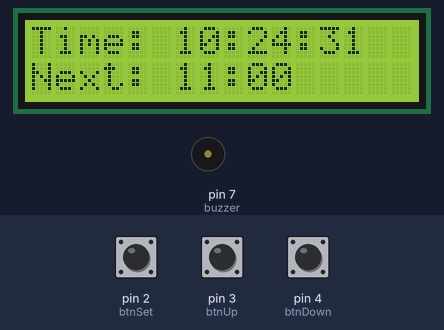
This sketch was run on a simulated Arduino Uno, built with avr-gcc and run on an emulated ATmega328P. On the bench: 16×2 character LCD, buzzer (waves = sounding, pin HIGH). The test bench sets the inputs (shaded band); at power-on: pin 2 (btnSet) HIGH, pin 3 (btnUp) HIGH, pin 4 (btnDown) HIGH. The local clock reads 2024-03-15 10:24:30 at power-on unless the sketch sets it; EEPROM starts erased.

Above: at 1.2 s.
1.3 s: pin 2 (btnSet) pulled LOW for 0.15 s
At 2.4 s:
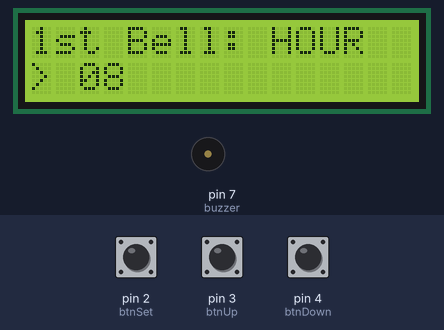
3.1 s: pin 2 (btnSet) pulled LOW for 1 s
At 5.1 s:
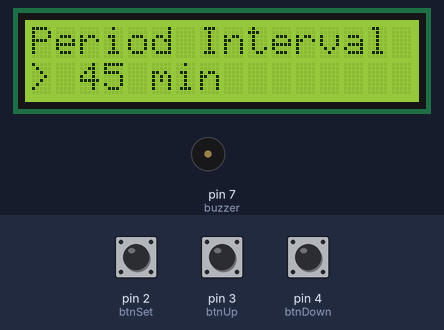
5.9 s: pin 3 (btnUp) pulled LOW for 1 s
At 7.5 s:
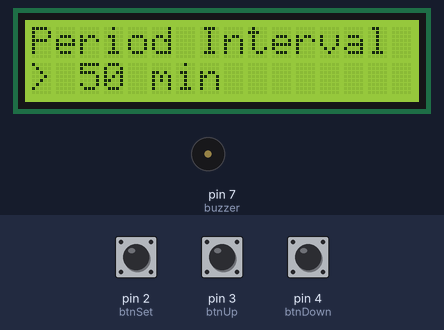
8.4 s: pin 4 (btnDown) pulled LOW for 3.2 s
At 12.1 s:
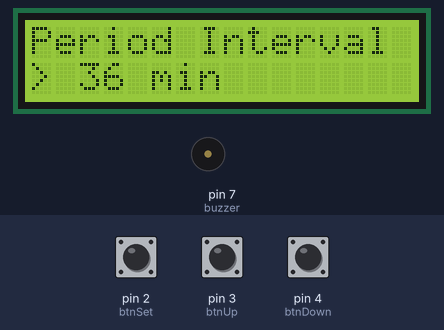
13.1 s: pin 4 (btnDown) pulled LOW for 0.15 s
At 13.8 s:
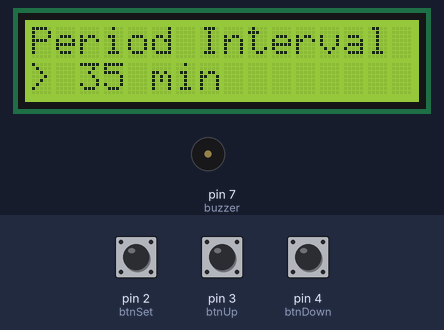
14.8 s: pin 2 (btnSet) driven LOW and pin 3 (btnUp) driven LOW
At 15.79 s:
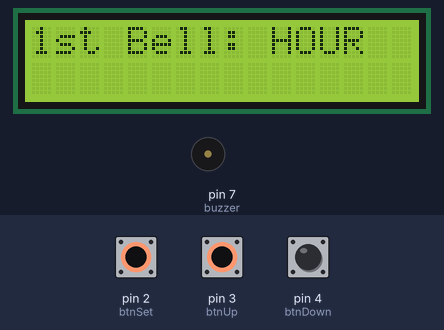
Timing chart, 0 to 17.8 s (numbered marks = the images above; inputs shaded):
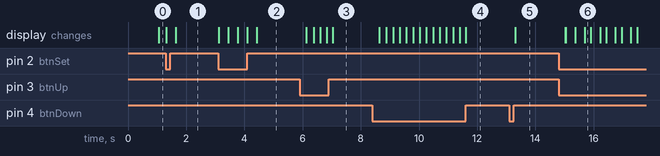

The sketch:

classroom_bell-2.ino
```cpp
#include <Wire.h>
#include <RTClib.h>
#include <LiquidCrystal_I2C.h>
#include <EEPROM.h>

LiquidCrystal_I2C lcd(0x27, 16, 2);
RTC_DS3231 rtc;

const int btnSet  = 2;   // Switch 2: SET / next setting
const int btnUp   = 3;   // Switch 1: increase (wired to pin 3)
const int btnDown = 4;   // Switch 3: decrease (wired to pin 4)
const int buzzer  = 7;

// Settings (stored in EEPROM)
int firstHour = 8,  firstMin = 0;    // 1st bell
int lastHour  = 16, lastMin  = 0;    // last bell
int interval  = 45;                  // minutes between bells

// 0 = clock, 1 = first hour, 2 = first min, 3 = last hour, 4 = last min, 5 = interval
int setMode = 0;

void setup() {
  pinMode(btnSet, INPUT_PULLUP);
  pinMode(btnUp, INPUT_PULLUP);
  pinMode(btnDown, INPUT_PULLUP);
  pinMode(buzzer, OUTPUT);
  digitalWrite(buzzer, LOW);

  lcd.init();
  lcd.backlight();

  if (!rtc.begin()) {
    lcd.print("RTC Not Found!");
    while (1);
  }

  // To set time: uncomment, upload, then comment again and re-upload.
  // rtc.adjust(DateTime(F(__DATE__), F(__TIME__)));

  loadSettings();
}

void loop() {
  DateTime now = rtc.now();

  // SET button: go to next setting
  if (digitalRead(btnSet) == LOW) {
    setMode++;
    if (setMode > 5) {          // finished all settings -> save, back to clock
      setMode = 0;
      saveSettings();
    }
    lcd.clear();
    delay(300);
  }

  switch (setMode) {
    case 1:
      lcd.setCursor(0, 0); lcd.print("1st Bell: HOUR  ");
      adjust(firstHour, 24);
      showValue(firstHour);
      break;
    case 2:
      lcd.setCursor(0, 0); lcd.print("1st Bell: MIN   ");
      adjust(firstMin, 60);
      showValue(firstMin);
      break;
    case 3:
      lcd.setCursor(0, 0); lcd.print("Last Bell: HOUR ");
      adjust(lastHour, 24);
      showValue(lastHour);
      break;
    case 4:
      lcd.setCursor(0, 0); lcd.print("Last Bell: MIN  ");
      adjust(lastMin, 60);
      showValue(lastMin);
      break;
    case 5:
      lcd.setCursor(0, 0); lcd.print("Period Interval ");
      adjustInterval();
      lcd.setCursor(0, 1); lcd.print("> "); lcd.print(interval); lcd.print(" min    ");
      break;
    default:
      displayClock(now);
      checkBell(now);
      break;
  }
}

// ---------- Helpers ----------
void adjust(int &value, int range) {
  if (digitalRead(btnUp) == LOW)   { value = (value + 1) % range; delay(200); }
  if (digitalRead(btnDown) == LOW) { value = (value + range - 1) % range; delay(200); }
}

void adjustInterval() {
  if (digitalRead(btnUp) == LOW)   { if (interval < 180) interval++; delay(200); }
  if (digitalRead(btnDown) == LOW) { if (interval > 1)   interval--; delay(200); }
}

void showValue(int v) {
  lcd.setCursor(0, 1); lcd.print("> ");
  if (v < 10) lcd.print('0');
  lcd.print(v); lcd.print("      ");
}

void print2(int v) {
  if (v < 10) lcd.print('0');
  lcd.print(v);
}

void displayClock(DateTime now) {
  // Line 1: current time
  lcd.setCursor(0, 0);
  lcd.print("Time: ");
  print2(now.hour()); lcd.print(':');
  print2(now.minute()); lcd.print(':');
  print2(now.second());
  lcd.print("  ");

  // Line 2: next bell (hidden while ringing)
  if (isRinging(now)) return;
  int next = nextBell(now.hour() * 60 + now.minute());
  lcd.setCursor(0, 1);
  lcd.print("Next: ");
  print2(next / 60); lcd.print(':'); print2(next % 60);
  lcd.print("     ");
}

bool isRinging(DateTime now) {
  int first = firstHour * 60 + firstMin;
  int last  = lastHour * 60 + lastMin;
  int nowMin = now.hour() * 60 + now.minute();
  return (nowMin >= first && nowMin <= last &&
          (nowMin - first) % interval == 0 &&
          now.second() < 10);               // 10-second bell
}

void checkBell(DateTime now) {
  if (isRinging(now)) {
    digitalWrite(buzzer, HIGH);
    lcd.setCursor(0, 1); lcd.print("** BELL RINGING *");
  } else {
    digitalWrite(buzzer, LOW);
  }
}

// Returns next bell time in minutes since midnight
int nextBell(int nowMin) {
  int first = firstHour * 60 + firstMin;
  int last  = lastHour * 60 + lastMin;
  if (nowMin < first) return first;
  int t = first + ((nowMin - first) / interval + 1) * interval;
  if (t <= last) return t;
  return first;                              // tomorrow's first bell
}

void saveSettings() {
  EEPROM.update(0, 123);                     // marker: data is valid
  EEPROM.update(1, firstHour); EEPROM.update(2, firstMin);
  EEPROM.update(3, lastHour);  EEPROM.update(4, lastMin);
  EEPROM.update(5, interval);
}

void loadSettings() {
  if (EEPROM.read(0) == 123) {
    firstHour = EEPROM.read(1); firstMin = EEPROM.read(2);
    lastHour  = EEPROM.read(3); lastMin  = EEPROM.read(4);
    interval  = EEPROM.read(5);
    if (interval < 1) interval = 1;
  }
}
```

Measured:
- after the input at 1.3 s, the display: first changes at once (image 1 shows a later state)
- after the input at 3.1 s, the display: first changes at once (image 2 shows a later state)
- after the input at 5.9 s, the display: first changes after 0.23 s (image 3 shows a later state)
- after the input at 8.4 s, the display: first changes after 0.24 s (image 4 shows a later state)
- after the input at 13.1 s, the display: changes after 0.21 s (image 5)
- after the input at 14.8 s, the display: first changes after 0.22 s (image 6 shows a later state)
